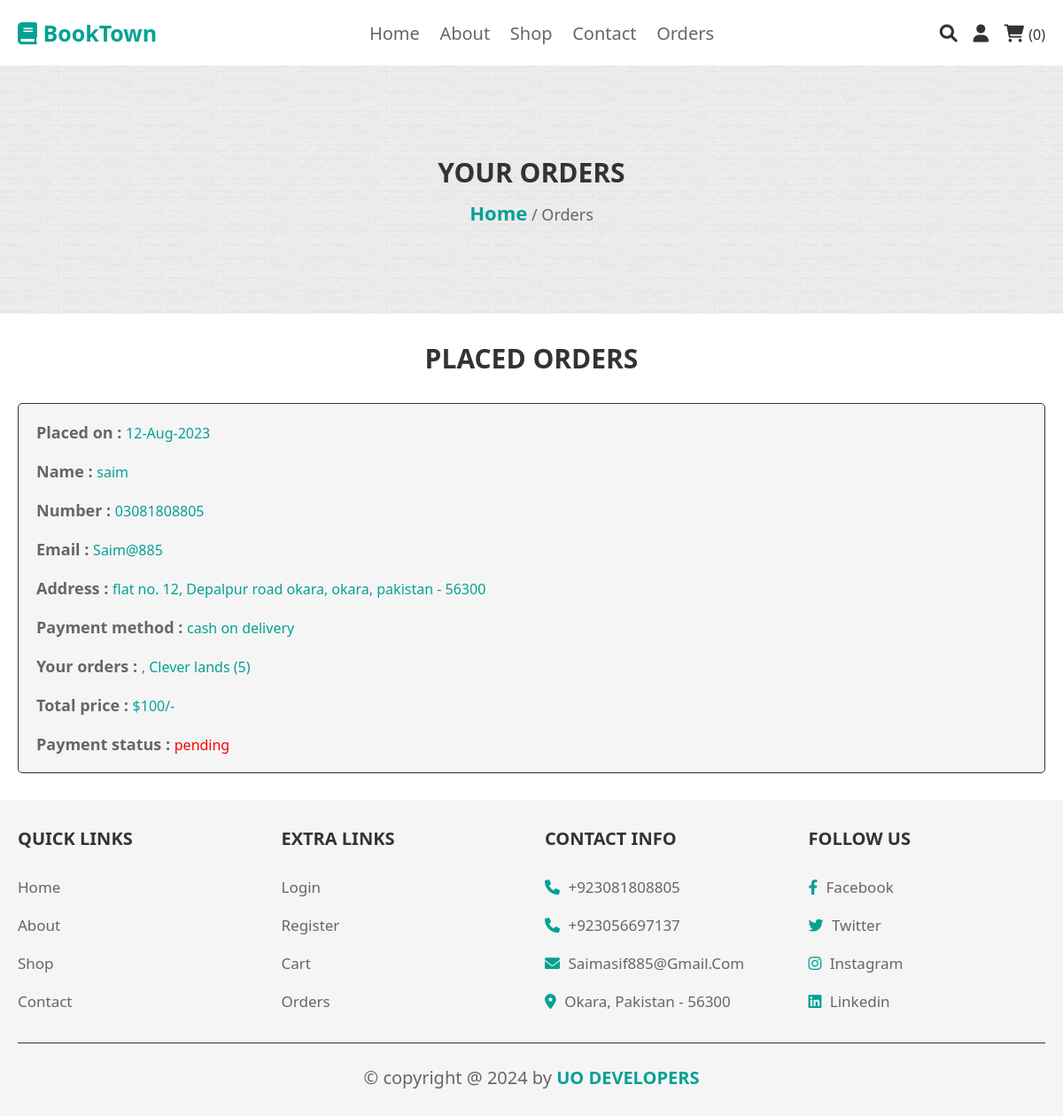
/orders.php (signed in), run on the app's committed database.
### tables this page shows
CREATE TABLE `orders` (
  `id` int(100) NOT NULL,
  `user_id` int(100) NOT NULL,
  `name` varchar(100) NOT NULL,
  `number` varchar(12) NOT NULL,
  `email` varchar(100) NOT NULL,
  `method` varchar(50) NOT NULL,
  `address` varchar(500) NOT NULL,
  `total_products` varchar(1000) NOT NULL,
  `total_price` int(100) NOT NULL,
  `placed_on` varchar(50) NOT NULL,
  `payment_status` varchar(20) NOT NULL DEFAULT 'pending'
);

### orders.php (the view, shortened to what this page needs)
<?php
include 'config.php';
?>
<!DOCTYPE html>
<html lang="en">
<head>
   <link rel="stylesheet" href="https://cdnjs.cloudflare.com/ajax/libs/font-awesome/6.0.0/css/all.min.css">
   <link rel="stylesheet" href="css/style.css">
</head>
<body>
<?php include 'header.php'; ?>
<div class="heading">
   <h3>your orders</h3>
   <p> <a href="home.php">home</a> / orders </p>
</div>
<section class="placed-orders">
   <h1 class="title">placed orders</h1>
   <div class="box-container">
      <?php
         $order_query = mysqli_query($conn, "SELECT * FROM `orders` WHERE user_id = '$user_id'") or die('query failed');
         if(mysqli_num_rows($order_query) > 0){
            while($fetch_orders = mysqli_fetch_assoc($order_query)){
      ?>
      <div class="box">
         <p> Placed on : <span><?php echo $fetch_orders['placed_on']; ?></span> </p>
         <p> Name : <span><?php echo $fetch_orders['name']; ?></span> </p>
         <p> Number : <span><?php echo $fetch_orders['number']; ?></span> </p>
         <p> Email : <span><?php echo $fetch_orders['email']; ?></span> </p>
         <p> Address : <span><?php echo $fetch_orders['address']; ?></span> </p>
         <p> Payment method : <span><?php echo $fetch_orders['method']; ?></span> </p>
         <p> Your orders : <span><?php echo $fetch_orders['total_products']; ?></span></p>
         <p> Total price : <span>$<?php echo $fetch_orders['total_price']; ?>/-</span> </p>
         <p> Payment status : <span style="color:<?php if($fetch_orders['payment_status'] == 'pending'){ echo 'red'; }else{ echo 'green'; } ?>;"><?php echo $fetch_orders['payment_status']; ?></span> </p>
         </div>
      <?php
       }
      }else{
         echo '<p class="empty">no orders placed yet!</p>';
      }
      ?>
   </div>
</section>
<?php include 'footer.php'; ?>
</body>
</html>

### css/style.css (style rules this page uses)
:root { --purple:#049c70; --purple:#04a194; --red:#c0392b; --orange:#f39c12; --black:#333; --white:#fff; --light-color:#666; --light-white:#ccc; --light-bg:#f5f5f5; --border:.1rem solid var(--black); --box-shadow:0 .5rem 1rem rgba(0,0,0,.1); }
* { font-family: 'Rubik', sans-serif; margin:0; padding:0; box-sizing: border-box; outline: none; border:none; text-decoration: none; transition:all .3s linear; font-family:'Segoe UI', Tahoma, Geneva, Verdana, sans-serif; }
html { font-size: 62.5%; overflow-x: hidden; }
section { padding:3rem 2rem; }
.title { text-align: center; margin-bottom: 3rem; text-transform: uppercase; color:var(--black); font-size: 3rem; }
.heading { min-height: 35vh; display: flex; flex-flow: column; align-items: center; justify-content: center; gap:1rem; background: url(../images/banner-bg.jpg) no-repeat; background-size: cover; background-position: center; text-align: center; }
.heading h3 { font-size: 3rem; color:var(--black); text-transform: uppercase; }
.heading p { font-size: 1.8rem; color:var(--light-color); text-transform: capitalize; }
.heading p a { color:var(--purple); font-size: 2.2rem; font-weight: 600; }
.placed-orders .box-container { max-width: 1200px; margin:0 auto; display:flex; flex-wrap: wrap; align-items: center; gap:1.5rem; }
.placed-orders .box-container .box { flex:1 1 40rem; border-radius: .5rem; padding:2rem; border:var(--border); background-color: var(--light-bg); padding:1rem 2rem; }
.placed-orders .box-container .box p { padding:1rem 0; font-size: 1.8rem; color:var(--light-color); font-weight: 600; }
.placed-orders .box-container .box p span { color:var(--purple); font-weight: 400; font-size: 1.6rem; }

### data on the page
orders: placed_on "12-Aug-2023", name "saim", number "03081808805", email "Saim@885", address "flat no. 12, Depalpur road okara, okara, pakistan - 56300", method "cash on delivery", total_products ", Clever lands (5)", total_price "100", payment_status "pending"

### other printed values
$cart_rows_number "0"
